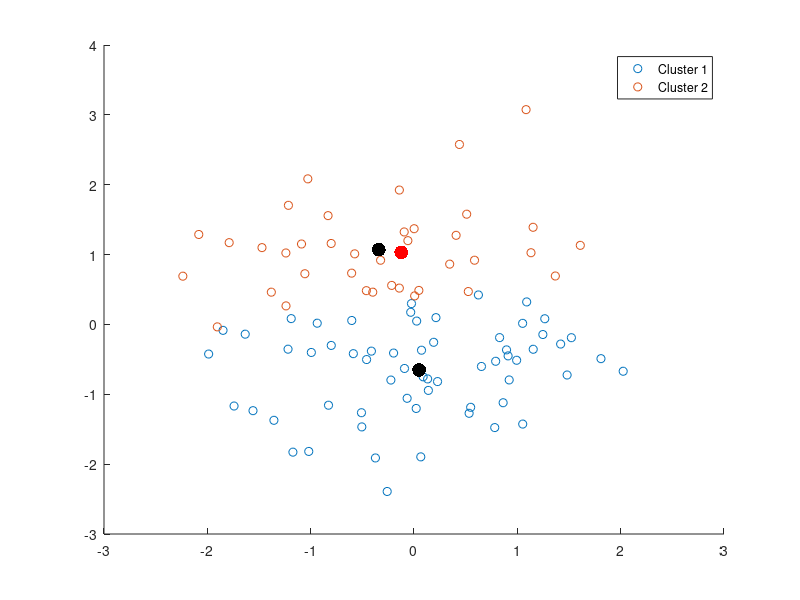

MATLAB code for this plot:
close all
clear
clc

% Define the number of clusters
K = 2;

% Generate some random data to cluster
data = randn(100,2);

% Initialize centroids randomly
centroids = rand(K,2);

% Initialize old_centroids to keep track of convergence
old_centroids = zeros(K,2);

% Loop until convergence
while ~isequal(centroids,old_centroids)

  % Assign data points to clusters
  distances = pdist2(data,centroids);
  [min_dist,cluster] = min(distances,[],2);

  % Update centroids
  for k = 1:K
    centroids(k,:) = mean(data(cluster==k,:));
  end

  % Check for convergence
  if isequal(centroids,old_centroids)
    break;
  else
    old_centroids = centroids;
  end

end

% Plot the results
h = gscatter(data(:,1),data(:,2),cluster);

% Add a legend to the plot
legend(h,{'Cluster 1','Cluster 2'});

hold on;

% Plot the centroids
scatter(centroids(:,1),centroids(:,2),100,'k','filled');

% Choose a data point to project
idx = randi(size(data,1));
datapoint = data(idx,:);

% Project the data point onto the graph
scatter(datapoint(1),datapoint(2),100,'r','filled');

% Determine which cluster the data point belongs to
datapoint_cluster = cluster(idx);
disp(['Data point belongs to cluster ',num2str(datapoint_cluster)]);

hold off;
